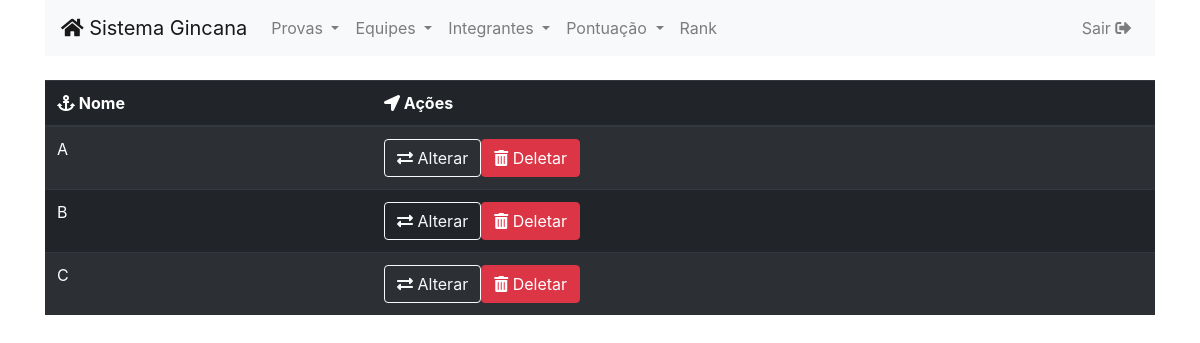
The page /index.php/equipe on the database its author committed.
### tables this page shows
CREATE TABLE IF NOT EXISTS `equipe` (
  `id` int(11) NOT NULL AUTO_INCREMENT,
  `nome` varchar(200) NOT NULL,
  PRIMARY KEY (`id`)
);

### application/controllers/Equipe.php (called while the page is built, shortened)
<?php
class Equipe extends CI_Controller {
    public function index() {
        $this->listar();
    }
    public function __construct() {
        $this->load->model('Equipe_model');
    }
    public function listar() {
        $eq['equipe'] = $this->Equipe_model->getAll();
        $this->load->view('Header');
        $this->load->view('ListaEquipe', $eq);
        $this->load->view('Footer');
    }
}

### index.php (called while the page is built, shortened)
<?php
require_once BASEPATH.'core/CodeIgniter.php';

### application/models/Equipe_model.php (called while the page is built, shortened)
<?php
class Equipe_model extends CI_Model {
    public function getAll() {
        $query = $this->db->get('equipe');
        return $query->result();
    }
}

### application/views/ListaEquipe.php (the view, shortened to what this page needs)
<div class="container">
    <div class="table-responsive">
        <table class="table table-striped table-dark">
            <thead  class="thead-dark">
                <tr>
                    <th scope="col"><i class="fas fa-anchor"></i> Nome</th>
                    <th scope="col"><i class="fas fa-location-arrow"></i> Ações</th>
                </tr>
            </thead>
            <tbody>
                <?php
                foreach ($equipe as $eq) {
                    echo '<tr>';
                    echo '<td>' . $eq->nome . '</td>';
                    echo '<td>'
                    . '<a class="btn btn-outline-light" href="' . $this->config->base_url() . 'Equipe/alterar/' . $eq->id . '"> <i class="fas fa-exchange-alt"></i>  Alterar</a>'
                    . '<a class="btn btn-danger" href="' . $this->config->base_url() . 'Equipe/deletar/' . $eq->id . '"> <i class="fas fa-trash-alt"></i>    Deletar</a>'
                    . '</td>';
                    echo '</tr>';
                }
                ?>
            </tbody>
        </table>
    </div>
</div>
</body>
</html>

### rows shown on the page
equipe: nome "A"
equipe: nome "B"
equipe: nome "C"
